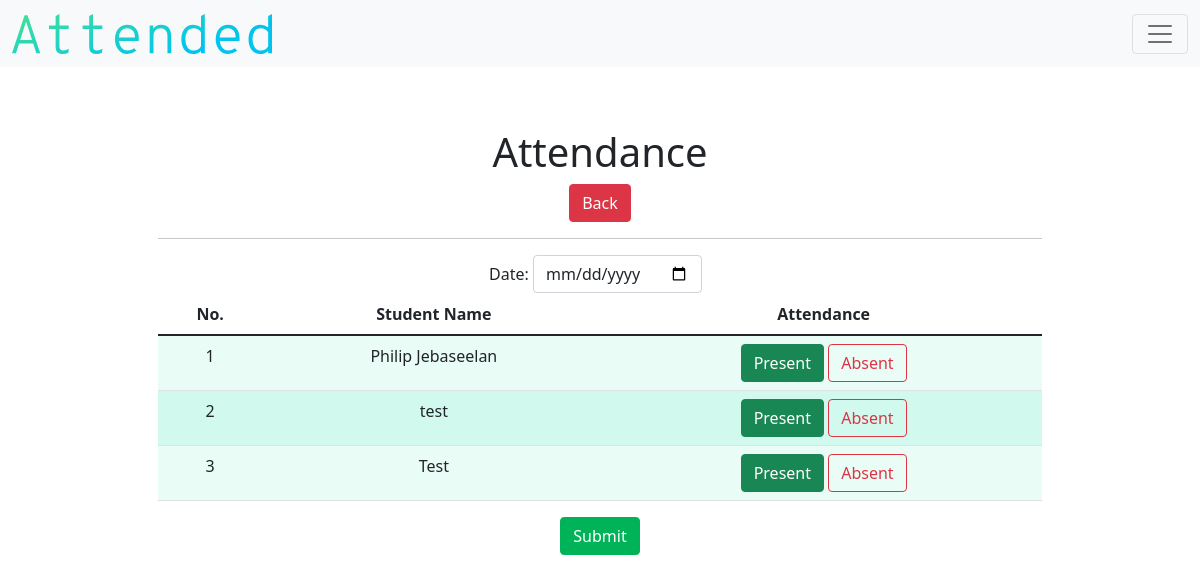
Before: /take-attendance/1 (signed in) with the older database file.
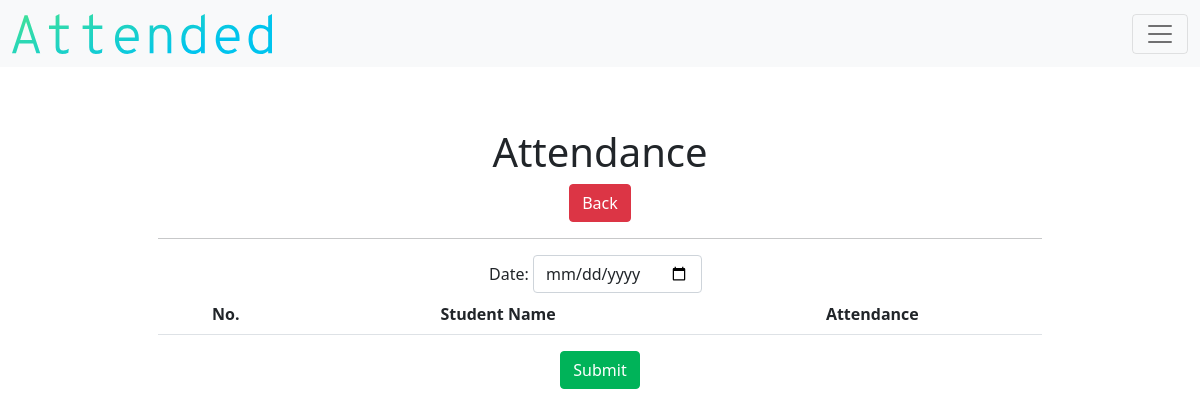
After: the same page with the newer database file.
### models.py (models this page shows)
class Student(db.Model):
    __tablename__ = "student"
    id = db.Column(db.Integer, primary_key=True)
    teacher_id = db.Column(db.Integer, db.ForeignKey("teacher.id"))
    class_id = db.Column(db.Integer, nullable=True, default=0)
    name = db.Column(db.String(), nullable=False)
    birth = db.Column(db.String(),nullable=False)
    age = db.Column(db.Integer(), nullable=False)
    parent = db.Column(db.String(), nullable=True)
    parent2 = db.Column(db.String(), nullable=True)
    number = db.Column(db.Integer, nullable=True)
    number2 = db.Column(db.Integer, nullable=True)
    email = db.Column(db.String(), nullable=True)
    email2 = db.Column(db.String(), nullable=True)
    address = db.Column(db.String(), nullable=False)
    city = db.Column(db.String(), nullable=False)
    state = db.Column(db.String(), nullable=False)
    postcode = db.Column(db.Integer, nullable=False)
    attend_count = db.Column(db.Integer, nullable=True, default=0)
    student_attends = db.relationship("Attendance", backref="student_attend")

### application.py (the view)
@app.route("/take-attendance/<string:id>")
def take_attendance(id):
    if not current_user.is_authenticated:
        return redirect("/login")
    else:
        form_attend = TakeAttendance()
        TABLE_HEADERS = ["No.", "Student Name", "Attendance"]
        students = db.session.query(Student).filter_by(class_id=id)
        return render_template("take-attendance.html", ident=id, form=form_attend, headers=TABLE_HEADERS, students=students)

### form.py
class TakeAttendance(FlaskForm):
    date = DateField(validators=[InputRequired()])

### application.py (called while the page is built)
@login.user_loader
def load_user(id):
    return Teacher.query.get(id)

### templates/take-attendance.html (shortened to what this page needs)
{% extends "layout.html" %}
{% block main %}
        <h1>Attendance</h1>
        <a class="btn btn-danger" href="/detail_class/{{ident}}" role="button">Back</a>
                <hr>
        <form action="/taken-attendance/{{ident}}" method="post">
        <div class="col-md-12">
            <label for="formGroupExampleInput" class="form-label" id="label-take-attendance-date">Date:</label>
            {{ form.date(class="form-control", autocomplete="off", id="take-attendance-date" )}}
        </div>
        <div class="table-responsive">
          <table class="table table-hover">
                <thead>
                        <tr>
                                {% for header in headers %}
                                      <th id="header"> {{ header }} </th>
                                {% endfor %}
                        </tr>
                </thead>
                <tbody>
                        {% for student in students %}
                        <tr>
                             <td class="counterCell"></td>
                             <td>{{student.name}}</td>
                             <td>
                                <label class="btn btn-outline-success" for="{{student.id}}">Present</label>
                                <label class="btn btn-outline-danger" for="{{student.id}}2">Absent</label>
                             </td>
                        </tr>
                        {% endfor %}
                </tbody>
          </table>
          <button type="submit" class="btn btn-success">Submit</button>
        </div>
{% endblock %}

Changed rows visible on the page:
no longer on this page (row edited): Student: name "Philip Jebaseelan"
no longer on this page (row edited): Student: name "test"
removed Student: name "Test"
